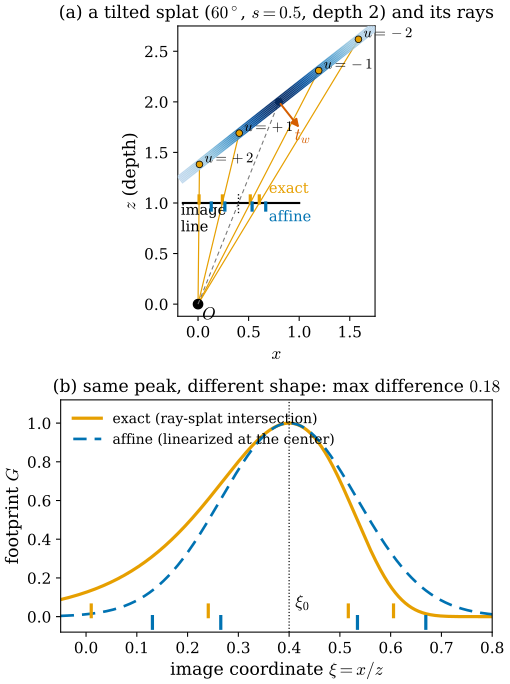

Source code (Python):
"""Figure 30.3.2: ray-splat intersection (exact) versus the affine (EWA-style) footprint, in a 2D cross-section.

Flatland: camera center O = (0, 0) looking along +z, image line z = 1 with coordinate xi = x/z (focal length 1).
Splat: a 1D Gaussian on a line through c = (0.8, 2.0) with scale s = 0.5, tilted so that its normal makes 60 degrees
with the direction to the camera. G(u) = exp(-u^2/2) on P(u) = c + s u t.
(a) geometry: the splat segment |u| <= 2.5 shaded by G, its points P(+-1), P(+-2) (dots), the exact rays from O through
    them (orange) and where they meet the image line (orange ticks); blue ticks = the affine footprint xi_0 + k xi'(0),
    k = +-1, +-2, which is what a linearization of the projection at the center gives.
(b) the footprint on the image line: exact G(u(xi)) (orange, what 2DGS evaluates by ray-splat intersection) and the
    affine Gaussian exp(-(xi - xi_0)^2 / (2 xi'(0)^2)) (blue dashed).
Self-checks: numbers against verify/v-30-3-surfels-2dgs.py.

Run from the project root: ``PYTHONPATH=tools python3 chapters/30-radiance-field-surfaces/figures/fig-30-3-2-ray-splat-vs-affine.py``
"""

import os

os.environ.setdefault("OMP_NUM_THREADS", "4")
os.environ.setdefault("OPENBLAS_NUM_THREADS", "4")

import dgfig

dgfig.setup()

import matplotlib
import matplotlib.pyplot as plt
import numpy as np
from matplotlib.collections import LineCollection

matplotlib.rcParams.update({"font.size": 13, "axes.titlesize": 13.5, "axes.labelsize": 13,
                            "xtick.labelsize": 11.5, "ytick.labelsize": 11.5, "legend.fontsize": 11.5})
C = dgfig.COLORS
S = 0.5
c = np.array([0.8, 2.0])
to_cam = -c / np.linalg.norm(c)
ph = np.radians(60.0)
n = np.array([[np.cos(ph), -np.sin(ph)], [np.sin(ph), np.cos(ph)]]) @ to_cam
t = np.array([n[1], -n[0]])


def Pt(u):
    return c[None] + S * np.atleast_1d(u)[:, None] * t[None]


def xi_of_u(u):
    p = Pt(u)
    return p[:, 0] / p[:, 1]


def u_of_xi(xi):
    return -(c[0] - c[1] * xi) / (S * (t[0] - t[1] * xi))


xi0 = c[0] / c[1]
dxi = (xi_of_u(1e-6) - xi_of_u(-1e-6))[0] / 2e-6
ks = np.array([-2.0, -1.0, 1.0, 2.0])
ex = xi_of_u(ks)
af = xi0 + dxi * ks
assert np.allclose(ex, [0.6057, 0.5166, 0.2408, 0.0102], atol=1e-4)
assert abs(abs(dxi) - 0.13463) < 1e-5

fig, (axa, axb) = plt.subplots(2, 1, figsize=(5.8, 8.2), gridspec_kw=dict(height_ratios=[1.25, 1.0], hspace=0.32))

# (a) geometry
uu = np.linspace(-2.5, 2.5, 200)
pts = Pt(uu)
segs = np.stack([pts[:-1], pts[1:]], 1)
lc = LineCollection(segs, cmap="Blues", norm=plt.Normalize(-0.3, 1.0), linewidths=7, zorder=3)
lc.set_array(np.exp(-0.5 * ((uu[:-1] + uu[1:]) / 2) ** 2))
axa.add_collection(lc)
axa.plot([-0.15, 1.0], [1, 1], color=C["main"], lw=1.6, zorder=2)
axa.text(-0.17, 0.72, "image\nline", fontsize=11)
axa.plot([0], [0], "o", color=C["main"], ms=7)
axa.text(0.04, -0.02, r"$O$", fontsize=13, va="top")
for k, xe, xa in zip(ks, ex, af):
    p = Pt(k)[0]
    axa.plot([0, p[0]], [0, p[1]], color=C["accent"], lw=0.9, zorder=1)
    axa.plot([p[0]], [p[1]], "o", color=C["accent"], ms=5, mec=C["main"], mew=0.6, zorder=5)
    axa.plot([xe, xe], [1.0, 1.07], color=C["accent"], lw=2.4, zorder=4)
    axa.plot([xa, xa], [0.93, 1.0], color=C["tangent"], lw=2.4, zorder=4)
    axa.text(p[0] + 0.05, p[1] + 0.02, rf"$u = {int(k):+d}$", fontsize=11, zorder=6)
axa.plot([xi0, xi0], [0.9, 1.1], color=C["main"], lw=1.0, ls=":")
axa.plot([0, c[0]], [0, c[1]], color=C["aux"], lw=0.8, ls=(0, (4, 3)))
axa.plot([c[0]], [c[1]], "o", color=C["main"], ms=5)
axa.annotate("", xy=c + 0.35 * n, xytext=c, arrowprops=dict(arrowstyle="-|>", color=C["normal"], lw=1.5, mutation_scale=12))
axa.text(*(c + 0.38 * n + np.array([-0.08, -0.08])), r"$t_w$", color=C["normal"], fontsize=13)
axa.text(0.70, 1.07, "exact", fontsize=11, color=C["accent"], ha="left", va="bottom")
axa.text(0.70, 0.93, "affine", fontsize=11, color=C["tangent"], ha="left", va="top")
axa.set_aspect("equal")
axa.set_xlim(-0.2, 1.75)
axa.set_ylim(-0.12, 2.75)
axa.set_xlabel(r"$x$")
axa.set_ylabel(r"$z$ (depth)")
axa.set_title(r"(a) a tilted splat ($60^\circ$, $s = 0.5$, depth 2) and its rays", fontsize=13)

# (b) footprints
xi = np.linspace(-0.05, 0.8, 4001)
Gex = np.exp(-0.5 * u_of_xi(xi) ** 2)
Gaf = np.exp(-0.5 * ((xi - xi0) / dxi) ** 2)
axb.plot(xi, Gex, color=C["accent"], lw=2.4, label="exact (ray-splat intersection)")
axb.plot(xi, Gaf, color=C["tangent"], lw=2.0, ls=(0, (5, 3)), label="affine (linearized at the center)")
axb.axvline(xi0, color=C["main"], lw=0.9, ls=":")
for xe in ex:
    axb.plot([xe, xe], [0, 0.06], color=C["accent"], lw=2.4)
for xa in af:
    axb.plot([xa, xa], [-0.06, 0.0], color=C["tangent"], lw=2.4)
axb.text(xi0 + 0.012, 0.05, r"$\xi_0$", fontsize=13)
axb.set_xlim(-0.05, 0.8)
axb.set_ylim(-0.08, 1.12)
axb.set_xlabel(r"image coordinate $\xi = x/z$")
axb.set_ylabel(r"footprint $G$")
axb.legend(loc="upper left", frameon=False, fontsize=10.5, bbox_to_anchor=(0.0, 1.0))
axb.set_title(r"(b) same peak, different shape: max difference $0.18$", fontsize=13)
dgfig.save(fig, __file__)
